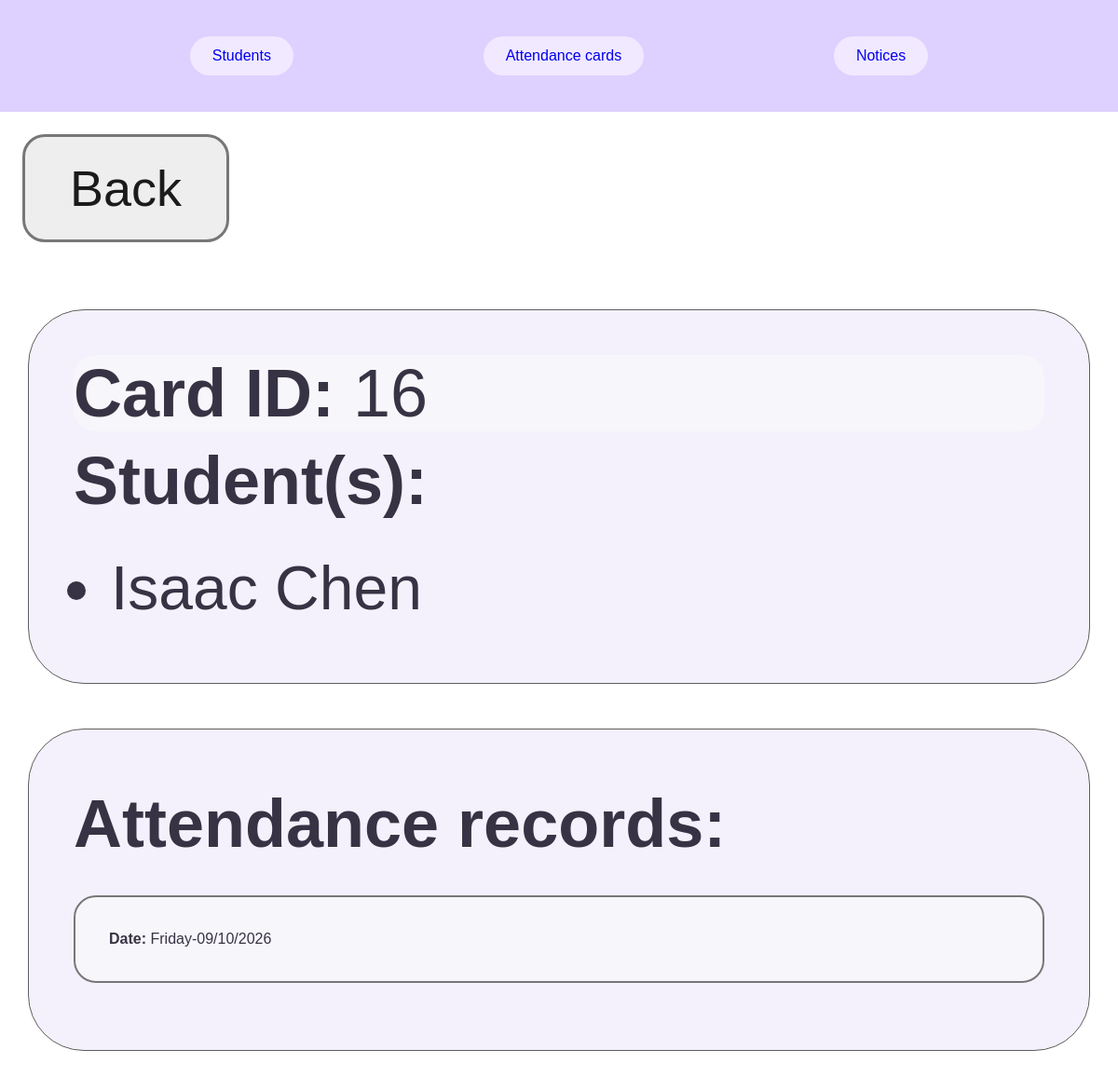
Page /cardhistory/16 on the earlier database version.
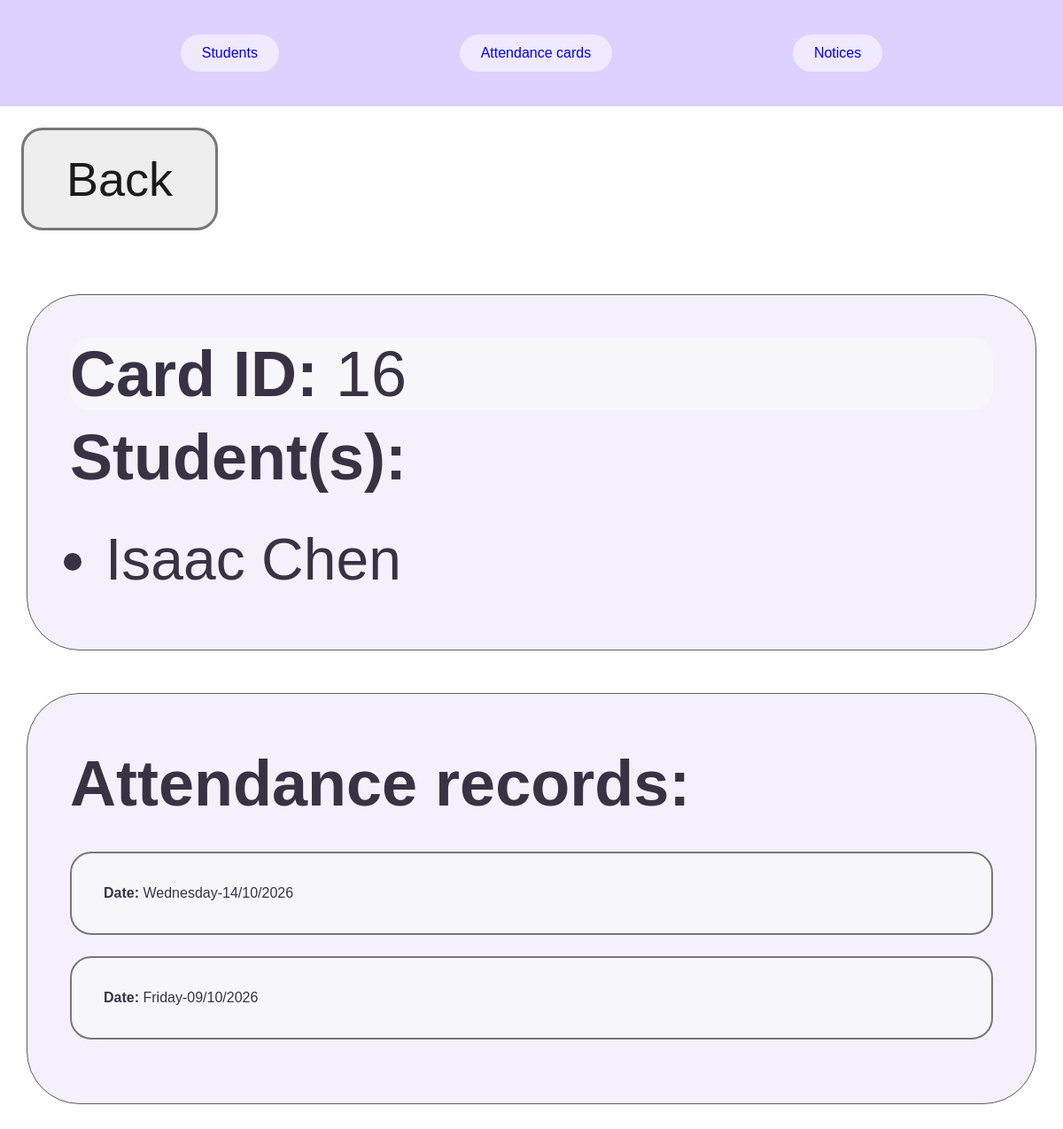
Same page on the later database version.
### tables this page shows
CREATE TABLE STUDENTS (student_id INTEGER PRIMARY KEY, first_name TEXT, surname TEXT, card_id INTEGER REFERENCES ATTENDANCE_CARDS (card_id));

CREATE TABLE ATTENDANCE_RECORDS (attendance_id INTEGER PRIMARY KEY, card_id INTEGER REFERENCES ATTENDANCE_CARDS (card_id), date TEXT);

### app.py (the view)
@app.route("/cardhistory/<card_id>")
def card_history(card_id):
    og_page = request.args.get("og_page", "/")
    db = get_db()
    records = db.execute("SELECT * FROM ATTENDANCE_RECORDS WHERE card_id = ? ORDER BY attendance_id DESC", (card_id,)).fetchall()
    students = db.execute("SELECT first_name, surname FROM STUDENTS WHERE card_id = ?", (card_id,)).fetchall()
    return render_template("cardhistory.html", card_id=card_id, students=students, records=records, og_page=og_page)

### app.py (called while the page is built)
def get_db():
    if "db" not in g:
        g.db = sqlite3.connect(DATABASE)
        g.db.row_factory = sqlite3.Row
    return g.db

### Templates/cardhistory.html (shortened to what this page needs)
{% extends "layout.html" %}
{% block content %}
<link rel="stylesheet" href="{{ url_for('static', filename='cardhistory.css') }}">
    <a class="back-button" href="{{ og_page }}">Back</a>
    <section>
        <p class="card-id">
            <strong>Card ID:</strong> {{ card_id }}
        </p>
        <h2>Student(s):</h2>
        <ul>
        {% for student in students %}
            <li>{{ student.first_name }} {{ student.surname }}</li>
        {% endfor %}
        </ul>
    </section>
    <section>
        <h2>Attendance records:</h2>
        {% for record in records %}
            <p class="record-date">
                <strong>Date:</strong> {{ record["date"] }}
            </p>
        {% endfor %}
    </section>
{% endblock %}

### Templates/layout.html (shortened to what this page needs)
<!DOCTYPE html>
<html lang="en">
<link rel="stylesheet" href="{{ url_for('static', filename='layout.css') }}">
<nav>
        <a href="{{ url_for('student_page') }}">Students</a>
        <a href="{{ url_for('card_page') }}">Attendance cards</a>
        <a href="{{ url_for('notice_page') }}">Notices</a>
</nav>
<body>
    {% block content %}
    {% endblock %}
</body>
</html>

### static/layout.css (style rules this page uses)
html, body, main { margin: 0; padding: 0; width: 100%; font-family: sans-serif; }
body { padding-top: 10cqw; }
nav { background-color: #ded0ff; position: fixed; top: 0; left: 0; width: 100%; height: 10cqw; display: flex; align-items: center; justify-content: space-evenly; box-sizing: border-box; z-index: 1001; margin: 0; }
nav a { text-decoration: none; background-color: #f1e9ff; border-radius: 2cqw; padding: 1cqw 2cqw; }

### static/cardhistory.css (style rules this page uses)
.back-button { display: inline-block; background-color: #eeeeee; color: #1b1b1b; padding: 2cqw 4cqw; margin: 2cqw; border: 0.3cqw solid #777777; border-radius: 2cqw; font-size: 4.5cqw; text-decoration: none; }
.card-id { margin: 0; padding:0; font-size: 6cqw; border: none; background-color: none; }
section { color: #383344; background-color: #f4f1fc; border: 0.15cqw solid #5e5e5e; border-radius: 5cqw; padding: 4cqw; margin: 4cqw auto; width: 95%; box-sizing: border-box; }
li { font-size: 5.5cqw; }
h2 { font-size: 6cqw; margin-top: 1cqw; margin-bottom: 3cqw; }
p { background-color: #f7f6fa; border: 0.2cqw solid #777777; border-radius: 2cqw; padding: 3cqw; margin: 2cqw 0; overflow-wrap: anywhere; }

Differences in the rows shown:
now on this page (row edited): ATTENDANCE_RECORDS: date "Wednesday-14/10/2026"
